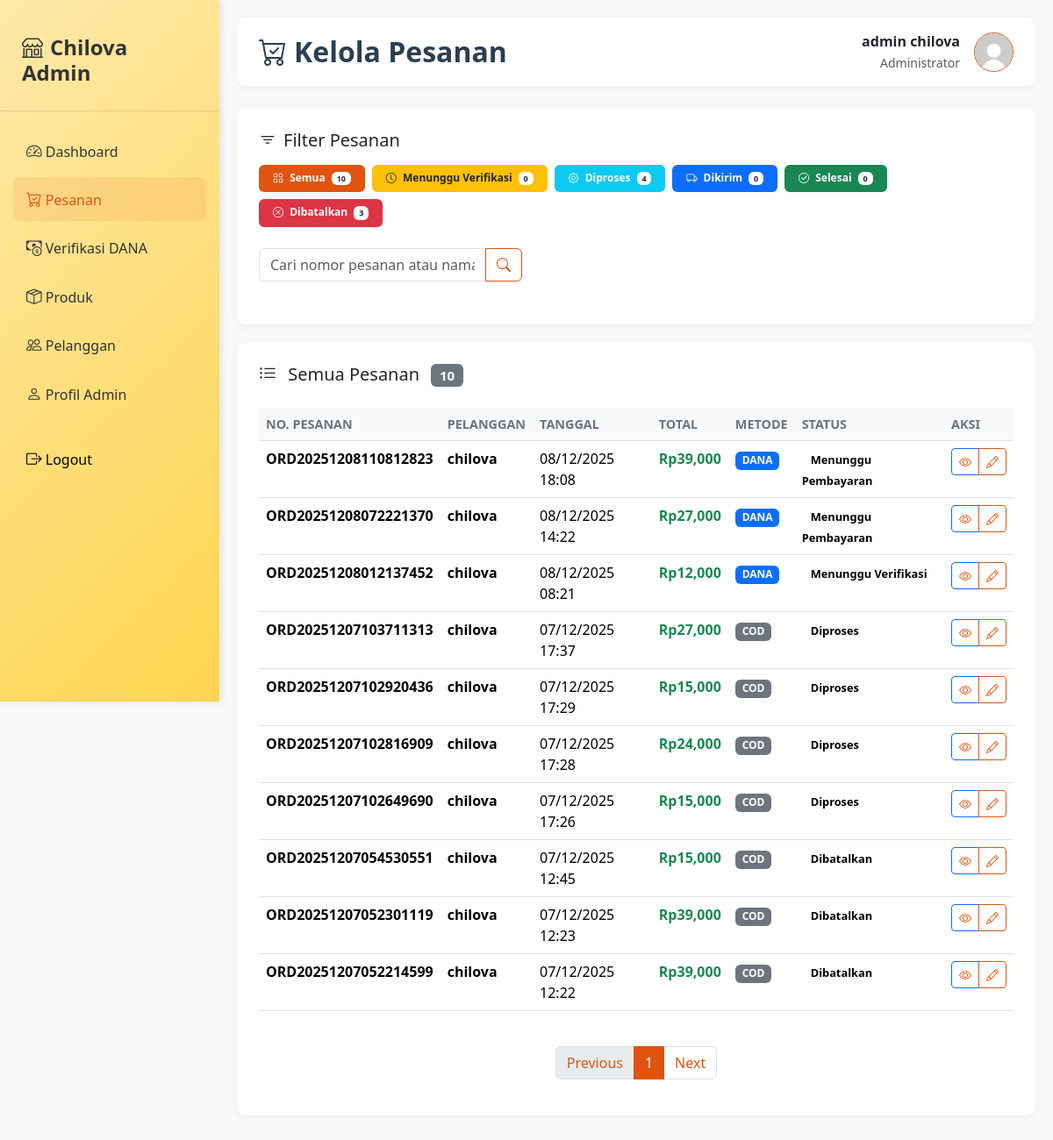
Before: /admin/pesanan.php (signed in) with the older database file.
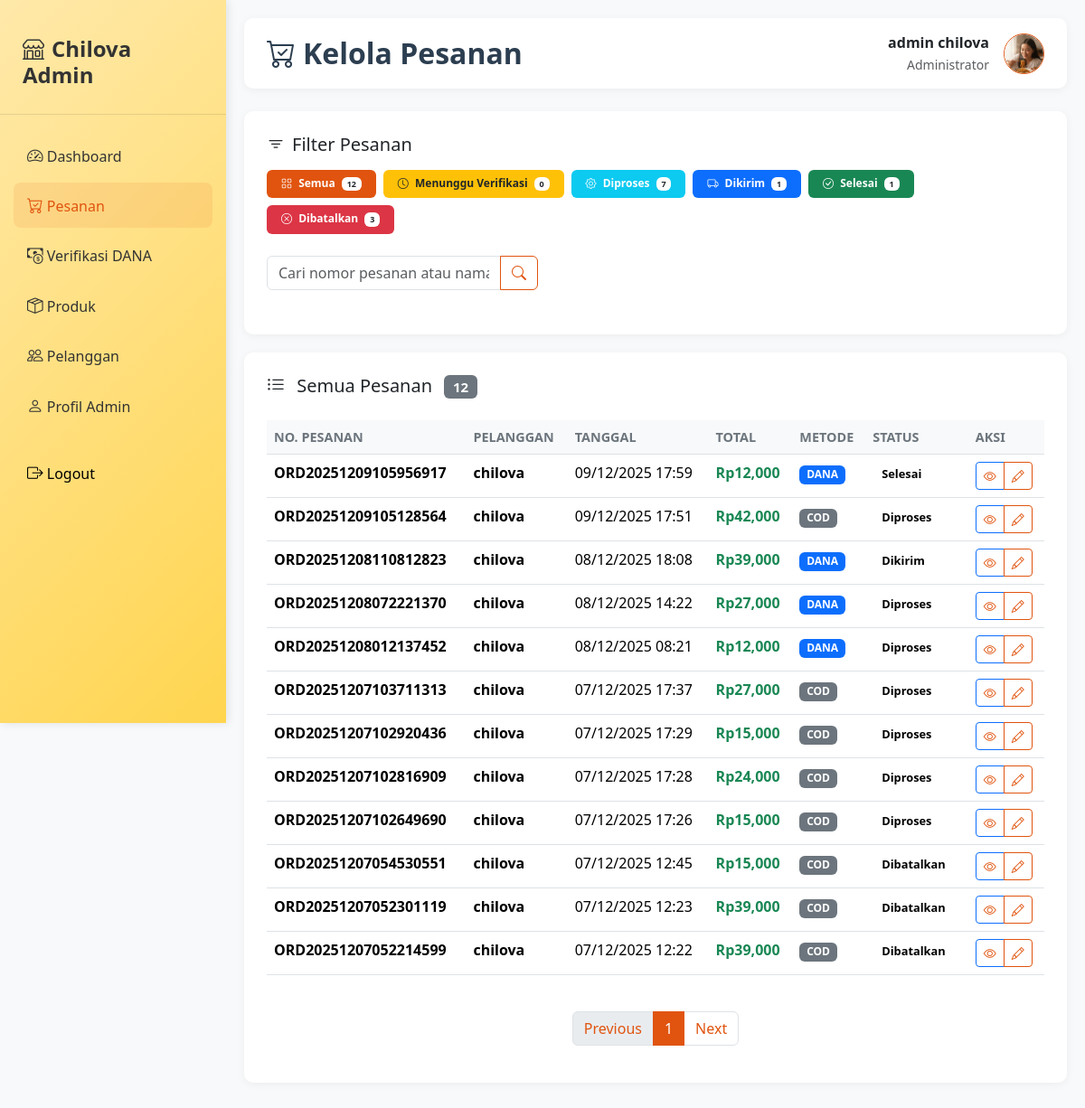
After: the same page with the newer database file.
### tables this page shows
CREATE TABLE `users` (
  `user_id` int(12) NOT NULL,
  `username` text NOT NULL,
  `password` text NOT NULL,
  `role` enum('Admin','User') NOT NULL DEFAULT 'User',
  `profile_picture` varchar(255) NOT NULL
);

CREATE TABLE `orders` (
  `order_id` int(10) NOT NULL,
  `order_number` varchar(50) NOT NULL,
  `user_id` int(10) NOT NULL,
  `total_harga` int(50) NOT NULL,
  `metode_pembayaran` enum('DANA','Cash on Delivery (COD)') NOT NULL,
  `catatan` text NOT NULL,
  `status` enum('Diproses','Dikirim','Selesai','Dibatalkan','Menunggu Pembayaran','Menunggu Verifikasi') NOT NULL,
  `alamat_pengiriman` text NOT NULL,
  `tanggal_order` datetime NOT NULL DEFAULT current_timestamp()
);

### function.php (called while the page is built, shortened)
<?php
include_once 'koneksi.php';
function getProfilePicturePath($user_id) {
    global $conn;
    $stmt = $conn->prepare("SELECT profile_picture FROM users WHERE user_id = ?");
    $stmt->bind_param("i", $user_id);
    $stmt->execute();
    $result = $stmt->get_result();
    if ($result->num_rows > 0) {
        $user = $result->fetch_assoc();
        $filename = $user['profile_picture'];
        if ($filename === 'default.jpg') {
            return 'images/default.jpg';
        }
        $filepath = 'uploads/profile/' . $filename;
        if (file_exists($filepath)) {
            return $filepath;
        } else {
            return 'images/default.jpg';
        }
    }
    return 'images/default.jpg';
}
?>

### admin/pesanan.php (the view, shortened to what this page needs)
<?php
require "../koneksi.php";
$user_id = $_SESSION['user_id'];
$status_filter = isset($_GET['status']) ? $_GET['status'] : 'semua';
$status_condition = "";
$query_pesanan = "SELECT o.*, u.username
                  FROM orders o
                  JOIN users u ON o.user_id = u.user_id
                  $status_condition
                  ORDER BY o.tanggal_order DESC";
$result_pesanan = mysqli_query($conn, $query_pesanan);
$query_count_all = "SELECT COUNT(*) as total FROM orders";
$query_count_menunggu = "SELECT COUNT(*) as total FROM orders WHERE status = 'menunggu_verifikasi'";
$query_count_diproses = "SELECT COUNT(*) as total FROM orders WHERE status = 'diproses'";
$query_count_dikirim = "SELECT COUNT(*) as total FROM orders WHERE status = 'dikirim'";
$query_count_selesai = "SELECT COUNT(*) as total FROM orders WHERE status = 'selesai'";
$query_count_dibatalkan = "SELECT COUNT(*) as total FROM orders WHERE status = 'dibatalkan'";
$count_all = mysqli_fetch_assoc(mysqli_query($conn, $query_count_all))['total'];
$count_menunggu = mysqli_fetch_assoc(mysqli_query($conn, $query_count_menunggu))['total'];
$count_diproses = mysqli_fetch_assoc(mysqli_query($conn, $query_count_diproses))['total'];
$count_dikirim = mysqli_fetch_assoc(mysqli_query($conn, $query_count_dikirim))['total'];
$count_selesai = mysqli_fetch_assoc(mysqli_query($conn, $query_count_selesai))['total'];
$count_dibatalkan = mysqli_fetch_assoc(mysqli_query($conn, $query_count_dibatalkan))['total'];
?>
<!DOCTYPE html>
<html lang="id">
<head>
    <link href="https://cdn.jsdelivr.net/npm/bootstrap@5.3.8/dist/css/bootstrap.min.css" rel="stylesheet">
    <link rel="stylesheet" href="https://cdn.jsdelivr.net/npm/bootstrap-icons@1.11.1/font/bootstrap-icons.css">
</head>
<body>
<div class="sidebar d-none d-md-block">
    <div class="sidebar-brand">
        <h4><i class="bi bi-shop me-2"></i>Chilova Admin</h4>
    </div>
    <div class="sidebar-nav">
        <a href="beranda_admin.php" class="nav-link">
            <i class="bi bi-speedometer2"></i> Dashboard
        </a>
        <a href="pesanan.php" class="nav-link active">
            <i class="bi bi-cart-check"></i> Pesanan
        </a>
        <a href="verifikasi_dana.php" class="nav-link">
            <i class="bi bi-cash-coin"></i> Verifikasi DANA
        </a>
        <a href="produk.php" class="nav-link">
            <i class="bi bi-box-seam"></i> Produk
        </a>
        <a href="pelanggan.php" class="nav-link">
            <i class="bi bi-people"></i> Pelanggan
        </a>
        <a href="profile_admin.php" class="nav-link">
            <i class="bi bi-person"></i> Profil Admin
        </a>
        <a href="../login.php" class="nav-link btn-logout mt-4">
            <i class="bi bi-box-arrow-right"></i> Logout
        </a>
    </div>
</div>
<div class="main-content">
    <div class="header">
        <h2><i class="bi bi-cart-check me-2"></i>Kelola Pesanan</h2>
        <div class="header-user">
            <div class="text-end d-flex align-items-center">
                <div class="me-3">
                    <div class="fw-bold"><?= $_SESSION['username'] ?? 'Admin' ?></div>
                    <small class="text-muted">Administrator</small>
                </div>
                <?php
                require "../function.php";
                $user_id = $_SESSION['user_id'];
                $profile_picture = getProfilePicturePath($user_id);
                ?>
                <a href="profile_admin.php" class="text-dark">
                    <img src="<?php echo htmlspecialchars($profile_picture); ?>"
                        alt="Profile"
                        class="rounded-circle border"
                        style="width: 45px; height: 45px; object-fit: cover; border-color: #e0540f !important;"
                        onerror="this.src='../images/profile.jpg'">
                </a>
            </div>
        </div>
    </div>
    <div class="table-container">
        <h5 class="mb-3"><i class="bi bi-filter me-2"></i>Filter Pesanan</h5>
        <div class="d-flex flex-wrap gap-2 mb-4">
            <a href="pesanan.php?status=semua"
               class="badge filter-badge <?= $status_filter === 'semua' ? 'active bg-primary' : 'bg-secondary' ?> text-decoration-none px-3 py-2">
                <i class="bi bi-grid me-1"></i> Semua
                <span class="badge bg-white text-dark ms-1"><?= $count_all ?></span>
            </a>
            <a href="pesanan.php?status=menunggu_verifikasi"
               class="badge filter-badge <?= $status_filter === 'menunggu_verifikasi' ? 'active' : '' ?> bg-warning text-dark text-decoration-none px-3 py-2">
                <i class="bi bi-clock me-1"></i> Menunggu Verifikasi
                <span class="badge bg-white text-dark ms-1"><?= $count_menunggu ?></span>
            </a>
            <a href="pesanan.php?status=diproses"
               class="badge filter-badge <?= $status_filter === 'diproses' ? 'active' : '' ?> bg-info text-decoration-none px-3 py-2">
                <i class="bi bi-gear me-1"></i> Diproses
                <span class="badge bg-white text-dark ms-1"><?= $count_diproses ?></span>
            </a>
            <a href="pesanan.php?status=dikirim"
               class="badge filter-badge <?= $status_filter === 'dikirim' ? 'active' : '' ?> bg-primary text-decoration-none px-3 py-2">
                <i class="bi bi-truck me-1"></i> Dikirim
                <span class="badge bg-white text-dark ms-1"><?= $count_dikirim ?></span>
            </a>
            <a href="pesanan.php?status=selesai"
               class="badge filter-badge <?= $status_filter === 'selesai' ? 'active' : '' ?> bg-success text-decoration-none px-3 py-2">
                <i class="bi bi-check-circle me-1"></i> Selesai
                <span class="badge bg-white text-dark ms-1"><?= $count_selesai ?></span>
            </a>
            <a href="pesanan.php?status=dibatalkan"
               class="badge filter-badge <?= $status_filter === 'dibatalkan' ? 'active' : '' ?> bg-danger text-decoration-none px-3 py-2">
                <i class="bi bi-x-circle me-1"></i> Dibatalkan
                <span class="badge bg-white text-dark ms-1"><?= $count_dibatalkan ?></span>
            </a>
        </div>
        <div class="input-group search-box mb-4">
            <input type="text" class="form-control" placeholder="Cari nomor pesanan atau nama pelanggan..." id="searchInput">
            <button class="btn btn-outline-orange" type="button" id="searchButton">
                <i class="bi bi-search"></i>
            </button>
        </div>
    </div>
    <div class="table-container">
        <div class="d-flex justify-content-between align-items-center mb-4">
            <h5 class="m-0">
                <i class="bi bi-list-ul me-2"></i>
                <?php
                $status_text = [
                    'semua' => 'Semua Pesanan',
                    'menunggu_verifikasi' => 'Pesanan Menunggu Verifikasi',
                    'diproses' => 'Pesanan Diproses',
                    'dikirim' => 'Pesanan Dikirim',
                    'selesai' => 'Pesanan Selesai',
                    'dibatalkan' => 'Pesanan Dibatalkan'
                ];
                echo $status_text[$status_filter] ?? 'Semua Pesanan';
                ?>
                <span class="badge bg-secondary ms-2"><?= mysqli_num_rows($result_pesanan) ?></span>
            </h5>
        </div>
        <div class="table-responsive">
            <table class="table table-hover" id="ordersTable">
                <thead>
                    <tr>
                        <th>No. Pesanan</th>
                        <th>Pelanggan</th>
                        <th>Tanggal</th>
                        <th>Total</th>
                        <th>Metode</th>
                        <th>Status</th>
                        <th>Aksi</th>
                    </tr>
                </thead>
                <tbody>
                    <?php if (mysqli_num_rows($result_pesanan) > 0): ?>
                        <?php while ($pesanan = mysqli_fetch_assoc($result_pesanan)): ?>
                            <?php
                            $status_class = '';
                            $status_text = '';
                            switch ($pesanan['status']) {
                                default:
                                    $status_class = 'badge-secondary';
                                    $status_text = $pesanan['status'];
                            }
                            ?>
                            <tr>
                                <td>
                                    <strong><?= $pesanan['order_number'] ?></strong>
                                </td>
                                <td>
                                    <div class="fw-bold"><?= $pesanan['username'] ?></div>
                                </td>
                                <td><?= date('d/m/Y H:i', strtotime($pesanan['tanggal_order'])) ?></td>
                                <td class="fw-bold text-success">Rp<?= number_format($pesanan['total_harga']) ?></td>
                                <td>
                                    <?php if ($pesanan['metode_pembayaran'] == 'DANA'): ?>
                                        <span class="badge bg-primary">DANA</span>
                                    <?php else: ?>
                                        <span class="badge bg-secondary">COD</span>
                                    <?php endif; ?>
                                </td>
                                <td>
                                    <span class="badge-status <?= $status_class ?>"><?= $status_text ?></span>
                                </td>
                                <td>
                                    <div class="btn-group btn-group-sm" role="group">
                                        <button type="button" class="btn btn-outline-primary" data-bs-toggle="modal" data-bs-target="#detailModal<?= $pesanan['order_id'] ?>">
                                            <a href="lihat_detail_pesanan.php?id=<?= $pesanan['order_id'] ?>" class="btn-outline-orange">
                                                <i class="bi bi-eye"></i>
                                            </a>
                                        </button>
                                        <button type="button" class="btn btn-outline-orange" data-bs-toggle="modal" data-bs-target="#updateModal<?= $pesanan['order_id'] ?>">
                                            <a href="edit_pesanan.php?id=<?= $pesanan['order_id'] ?>" class="btn-outline-orange">
                                                <i class="bi bi-pencil"></i>
                                            </a>
                                        </button>
                                    </div>
                                </td>
                            </tr>
                        <?php endwhile; ?>
                    <?php endif; ?>
                </tbody>
            </table>
        </div>
        <?php
        $total_pesanan = mysqli_num_rows($result_pesanan);
        if ($total_pesanan > 0): ?>
        <nav aria-label="Page navigation" class="mt-4">
            <ul class="pagination justify-content-center">
                <li class="page-item disabled">
                    <a class="page-link" href="#" tabindex="-1">Previous</a>
                </li>
                <li class="page-item active"><a class="page-link" href="#">1</a></li>
                <li class="page-item">
                    <a class="page-link" href="#">Next</a>
                </li>
            </ul>
        </nav>
        <?php endif; ?>
    </div>
</div>
</body>
</html>

### admin/pesanan.php (style rules this page uses)
body { background-color: #f8f9fa; font-family: 'Segoe UI', Tahoma, Geneva, Verdana, sans-serif; }
.sidebar { min-height: 100vh; background: linear-gradient(135deg, #FFE9AA 0%, #FFD54F 100%); color: #333; position: fixed; left: 0; top: 0; width: 250px; padding-top: 20px; box-shadow: 2px 0 10px rgba(0,0,0,0.1); }
.sidebar-brand { padding: 20px 25px; border-bottom: 1px solid rgba(0,0,0,0.1); margin-bottom: 20px; }
.sidebar-brand h4 { font-weight: 700; color: #333; }
.sidebar-nav { padding: 0 15px; }
.nav-link { color: #333; padding: 12px 15px; border-radius: 8px; margin-bottom: 5px; transition: all 0.3s; }
.nav-link:hover, .nav-link.active { background-color: rgba(224, 84, 15, 0.1); color: #e0540f; }
.nav-link i { width: 25px; font-size: 1.1rem; }
.main-content { margin-left: 250px; padding: 20px; }
.header { background: white; padding: 15px 25px; border-radius: 10px; margin-bottom: 25px; box-shadow: 0 2px 10px rgba(0,0,0,0.05); display: flex; justify-content: space-between; align-items: center; }
.header h2 { margin: 0; color: #2c3e50; font-weight: 700; }
.header-user { display: flex; align-items: center; gap: 10px; }
.table-container { background: white; border-radius: 10px; padding: 25px; box-shadow: 0 2px 10px rgba(0,0,0,0.05); margin-bottom: 20px; }
.table th { border-top: none; color: #6c757d; font-weight: 600; font-size: 0.9rem; text-transform: uppercase; background-color: #f8f9fa; }
.badge-status { padding: 5px 10px; border-radius: 20px; font-size: 0.8rem; font-weight: 600; }
.filter-badge { cursor: pointer; transition: all 0.3s; }
.filter-badge.active { background-color: #e0540f !important; color: white !important; }
.btn-logout { color: black; }
.btn-outline-orange { color: #e0540f; border-color: #e0540f; }
.search-box { max-width: 300px; }
.pagination .page-link { color: #e0540f; }
.pagination .page-item.active .page-link { background-color: #e0540f; border-color: #e0540f; color: white; }

Changed rows visible on the page:
changed users: profile_picture: picture added in place of a placeholder
added orders: order_number "ORD20251209105956917", user.username "chilova", tanggal_order "09/12/2025 17:59", total_harga "12,000", metode_pembayaran "DANA", status "Selesai"
added orders: order_number "ORD20251209105128564", user.username "chilova", tanggal_order "09/12/2025 17:51", total_harga "42,000", shows "COD", status "Diproses"
changed orders "ORD20251208110812823": status "Menunggu Pembayaran" → "Dikirim"
changed orders "ORD20251208072221370": status "Menunggu Pembayaran" → "Diproses"
changed orders "ORD20251208012137452": status "Menunggu Verifikasi" → "Diproses"
Other visible differences:
$count_all: "10" → "12"
$count_diproses: "4" → "7"
$count_dikirim: "0" → "1"
$count_selesai: "0" → "1"
mysqli_num_rows($result_pesanan): "10" → "12"
